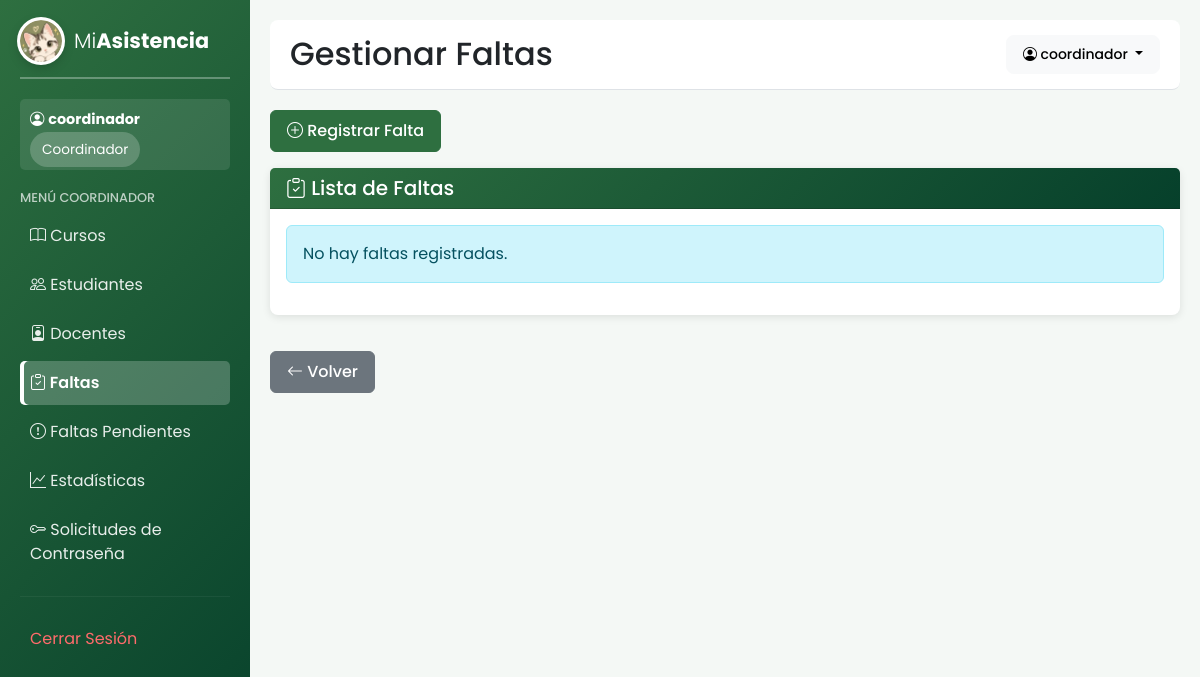
/faltas/ (signed in), run on an earlier commit of the app's database.
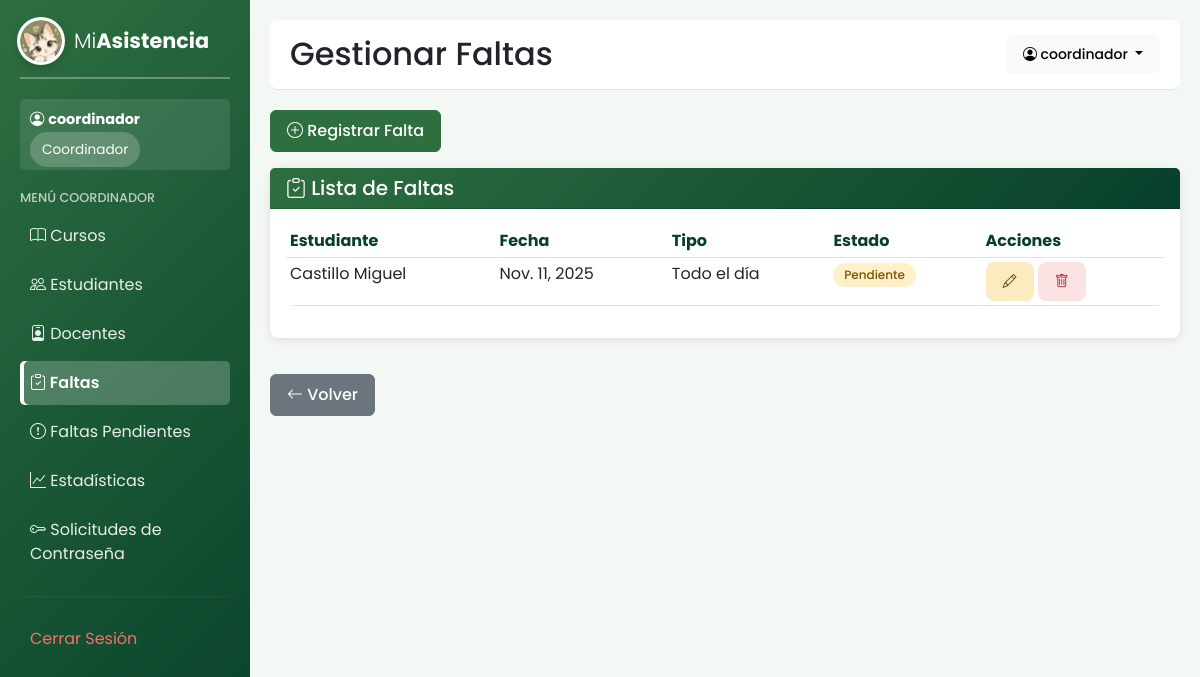
And on a later commit of the database.
### core/models.py (models this page shows, shortened)
class Falta(models.Model):
    estudiante = models.ForeignKey(
        Estudiante,
        on_delete=models.CASCADE
    )
    docente = models.ForeignKey(
        Docente,
        on_delete=models.SET_NULL,
        null=True,
        blank=True
    )
    fecha = models.DateField()
    TIPO_FALTA = [
        ("hora", "Por hora"),
        ("dia", "Todo el día"),
        ("retirada", "Retirada"),
    ]
    tipo = models.CharField(
        max_length=15,
        choices=TIPO_FALTA
    )
    hora = models.CharField(
        max_length=20,
        blank=True
    )
    hora_hasta = models.CharField(
        max_length=20,
        blank=True
    )
    quien_retiro = models.CharField(
        max_length=150,
        blank=True
    )
    quien_da_salida = models.CharField(
        max_length=150,
        blank=True
    )
    motivo_retiro = models.TextField(
        blank=True
    )
    hora_retiro = models.TimeField(
        null=True,
        blank=True
    )
    motivo = models.TextField(
        blank=True
    )
    justificada = models.BooleanField(
        default=False
    )
    ESTADOS = [
        ("Pendiente", "Pendiente"),
        ("Aprobada", "Aprobada"),
        ("Rechazada", "Rechazada"),
        ("Registrada", "Registrada"),
    ]
    estado = models.CharField(
        max_length=20,
        choices=ESTADOS,
        default="Pendiente"
    )
    fecha_justificacion = models.DateField(
        null=True,
        blank=True
    )
    observaciones = models.TextField(
        blank=True
    )
    documento = models.FileField(
        upload_to="justificaciones/",
        null=True,
        blank=True
    )
    fecha_revision = models.DateField(
        null=True,
        blank=True
    )
    observaciones_coordinador = models.TextField(
        blank=True
    )

class Estudiante(models.Model):
    codigo = models.CharField(max_length=20, unique=True)
    nombre = models.CharField(max_length=100)
    apellido = models.CharField(max_length=100)
    curso = models.CharField(max_length=20)
    class Meta:
        ordering = ['curso', 'apellido', 'nombre']

### core/views.py (the view)
@requiere_coordinador
def faltas(request):
    lista = Falta.objects.select_related('estudiante', 'docente').order_by('-fecha')
    return render(request, "core/faltas.html", {"faltas": lista})

### core/views.py (called while the page is built)
def requiere_coordinador(view_func):
    @wraps(view_func)
    def wrapper(request, *args, **kwargs):
        if not request.user.is_authenticated or not request.user.is_superuser:
            return acceso_denegado(request, "Acceso denegado. Se requieren permisos de coordinador.")
        return view_func(request, *args, **kwargs)
    return wrapper

### core/templates/core/faltas.html (shortened to what this page needs)
{% extends 'core/base.html' %}
{% block page_title %}Gestionar Faltas{% endblock %}
{% block content %}
<div class="row mb-3">
    <div class="col-md-12">
        <a href="{% url 'agregar_falta' %}" class="btn btn-success"><i class="bi bi-plus-circle"></i> Registrar Falta</a>
    </div>
</div>
<div class="row">
    <div class="col-md-12">
        <div class="card">
            <div class="card-header bg-primary text-white">
                <h5 style="margin: 0;"><i class="bi bi-clipboard-check"></i> Lista de Faltas</h5>
            </div>
            <div class="card-body">
                {% if faltas %}
                    <div class="table-responsive">
                        <table class="table table-hover table-sm">
                            <thead>
                                <tr>
                                    <th>Estudiante</th>
                                    <th>Fecha</th>
                                    <th>Tipo</th>
                                    <th>Estado</th>
                                    <th>Acciones</th>
                                </tr>
                            </thead>
                            <tbody>
                                {% for falta in faltas %}
                                    <tr>
                                        <td>{{ falta.estudiante.apellido }} {{ falta.estudiante.nombre }}</td>
                                        <td>{{ falta.fecha }}</td>
                                        <td>{{ falta.get_tipo_display }}</td>
                                        <td>
                                            {% if falta.estado == 'Pendiente' %}
                                                <span class="badge bg-warning text-dark">{{ falta.estado }}</span>
                                            {% elif falta.estado == 'Aprobada' %}
                                                <span class="badge bg-success">{{ falta.estado }}</span>
                                            {% elif falta.estado == 'Rechazada' %}
                                                <span class="badge bg-danger">{{ falta.estado }}</span>
                                            {% else %}
                                                <span class="badge bg-secondary">{{ falta.estado }}</span>
                                            {% endif %}
                                        </td>
                                        <td>
                                            <a href="{% url 'editar_falta' falta.id %}" class="btn btn-sm btn-warning"><i class="bi bi-pencil"></i></a>
                                            <a href="{% url 'eliminar_falta' falta.id %}" class="btn btn-sm btn-danger" onclick="return confirm('Eliminar?')"><i class="bi bi-trash"></i></a>
                                        </td>
                                    </tr>
                                {% endfor %}
                            </tbody>
                        </table>
                    </div>
                {% else %}
                    <div class="alert alert-info">No hay faltas registradas.</div>
                {% endif %}
            </div>
        </div>
    </div>
</div>
<a href="{% url 'dashboard' %}" class="btn btn-secondary mt-3"><i class="bi bi-arrow-left"></i> Volver</a>
{% endblock %}

What changed in the data, as far as the page shows it:
added Falta: estudiante.apellido "Castillo", estudiante.nombre "Miguel", fecha "Nov. 11, 2025", tipo "Todo el día", estado "Pendiente"
Also different on the page:
text no longer shown: "No hay faltas registradas."
text now shown: "Estudiante Fecha Tipo Estado Acciones"
